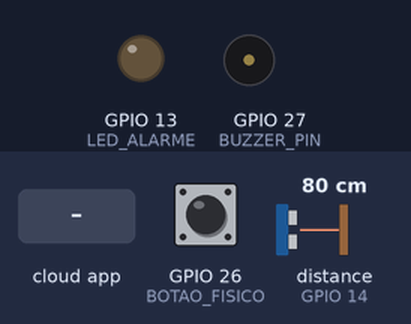
This sketch was run on a simulated ESP32. On the bench: output pins drawn as LEDs (lit = HIGH), buzzer (waves = sounding, pin HIGH). The inputs (shaded band) are chosen by the test bench; at power-on: distance to the obstacle (sensor on GPIO 14) 80 cm, GPIO 26 (BOTAO_FISICO) LOW. The echo pulse lasts 58.3 µs per cm; what the sketch prints to the serial monitor is not drawn.

Above: at 2.7 s.
2.8 s: the phone or cloud app sets botaoalarme to true
6.2 s: distance to the obstacle (sensor on GPIO 14) set to 17 cm
9.0 s: distance to the obstacle (sensor on GPIO 14) set to 13 cm
At 11.6 s:
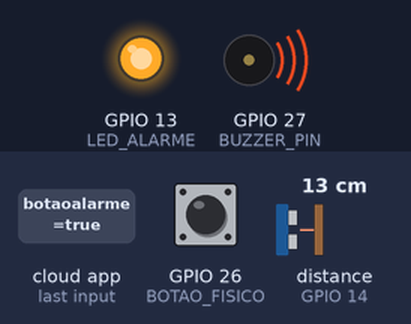
12.4 s: GPIO 26 (BOTAO_FISICO) pulled HIGH for 1.7 s
At 15.4 s:
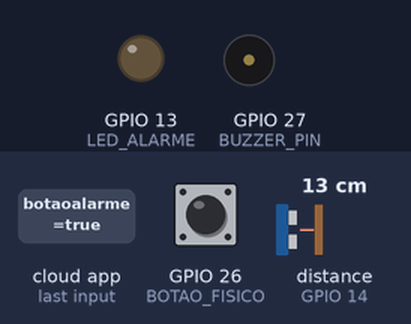
15.7 s: GPIO 26 (BOTAO_FISICO) pulled HIGH for 1.7 s
At 18.1 s:
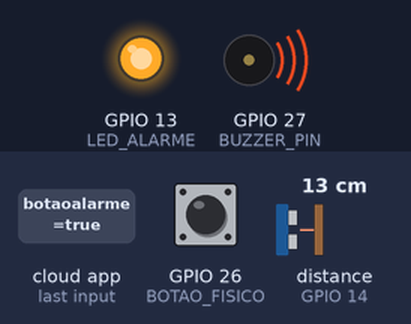
19.0 s: GPIO 26 (BOTAO_FISICO) pulled HIGH for 3.2 s
At 21.9 s:
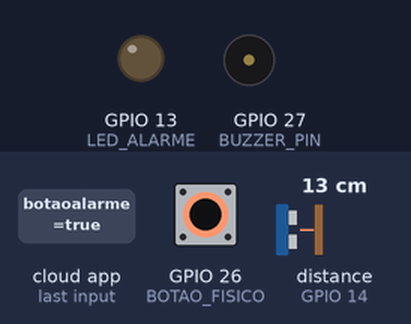
Timing chart, 0 to 23.4 s (numbered marks = the images above; inputs shaded):
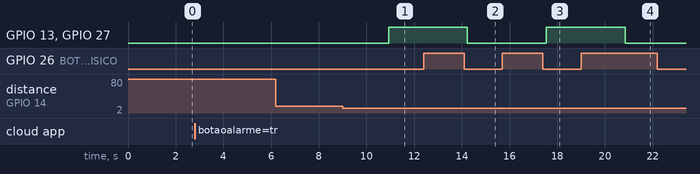

The sketch:

BotaoLed.ino
```cpp
#include <math.h>
#include "AdafruitIO_WiFi.h"
#include "NewPing.h"

#define BUZZER_PIN 27
#define LED_ALARME 13
#define LED_VERDE 33
#define LED_AMARELO 25
#define BOTAO_FISICO 26
#define TRIG_PIN 12
#define ECHO_PIN 14

// Configuração do ultrassonico
#define MAX_DISTANCE 100
NewPing sonar(TRIG_PIN, ECHO_PIN, MAX_DISTANCE);

// // Configurações da rede WIFI
#define WIFI_SSID "IIIII"
#define WIFI_PASS "bonas231"

// // Autenticação Adafruit IO
#define IO_USERNAME "Arthur_07"
#define IO_KEY ""

AdafruitIO_WiFi io(IO_USERNAME, IO_KEY, WIFI_SSID, WIFI_PASS);

// #define pinLed 14 //Pino do LED

AdafruitIO_Feed *botaoalarme = io.feed("botaoalarme");
AdafruitIO_Feed *distanciaultrassom = io.feed("distanciaultrassom");

bool alarmeAtivo = false;
unsigned int distancia = 0;
int LIMITE_DISTANCIA = 15;

void setup() {

  pinMode(BUZZER_PIN, OUTPUT);
  pinMode(LED_ALARME, OUTPUT);
  pinMode(BOTAO_FISICO, INPUT);

  // pinMode(pinLed, OUTPUT);

  Serial.begin(115200);

  while (!Serial)
    ;

  // Serial.print("Conectando ao Adafruit IO");
  io.connect();

  while (io.status() < AIO_CONNECTED) {
    Serial.print(".");
    delay(500);
  }

  Serial.println("");
  Serial.println("Adafruit Conectado");

  botaoalarme->onMessage(handleAlarme);

  Serial.println("Solicitando o estado inicial do alarme: ");
  botaoalarme->get();


  // Serial.println();
  // Serial.println(io.statusText());

  // // Configuração do callack, quando o feed receber(atualizar) um valor
  // botaoled -> onMessage(handleBotaoLed);

  // // Registra a função de callback
  // // Ela será chamada sempre que o feed receber um novo dado
}

void loop() {

  // Manter a conexão com o Adafruit IO ativa
  io.run();
  // testeBuzzer();
  // testeLed();

  // testeBotao(BOTAO_FISICO);
  Serial.print(F("Distancia lida: "));
  Serial.println(sonar.ping_cm());

  // Leitura botao fisico
  if (digitalRead(BOTAO_FISICO) == 1) {
    delay(200);
    alarmeAtivo = !alarmeAtivo;

    botaoalarme->save(alarmeAtivo ? "true" : "false");
    Serial.println(alarmeAtivo ? "Alarme ARMADO pelo botao fisico" : "Alarme DESARMADO pelo botao fisico");
  }


  distancia = sonar.ping_cm();
  Serial.print("Distancia lida: ");
  Serial.println(distancia);
  Serial.print(" cm");

  if(distancia != 0){
  // Só envia distancias válidas
  distanciaultrassom -> save(distancia);
  }

  // ativação ou desativação do alarme
  if(alarmeAtivo && distancia > 0 && distancia < LIMITE_DISTANCIA){
    ativarAlerta();
  }
  else{
    desativarAlerta();
  }

  delay(3000);
}
```

alarme.ino
```cpp
void handleAlarme(AdafruitIO_Data *data){
  String valor = data -> toString();

  Serial.print(F("Valor recebido do feed: "));
  Serial.println(valor);

  if (valor == "true"){
    alarmeAtivo = true;
    digitalWrite(LED_AMARELO, HIGH);
    digitalWrite(LED_VERDE, LOW);
    Serial.println("Alarme Armado pelo dash / app!");
  }
  else{
    alarmeAtivo = false;
    digitalWrite(LED_AMARELO, LOW);
    digitalWrite(LED_VERDE, HIGH);
    Serial.println("Alarme Desarmado pelo dash / app!");
  }
}

void ativarAlerta(){
  digitalWrite(BUZZER_PIN, HIGH);
  digitalWrite(LED_ALARME, HIGH);
}

void desativarAlerta(){
  digitalWrite(BUZZER_PIN, LOW);
  digitalWrite(LED_ALARME, LOW);
}
```

buzzer.ino
```cpp
void testeBuzzer(){
  digitalWrite(BUZZER_PIN, HIGH);
  delay(500);
  digitalWrite(BUZZER_PIN, LOW);
  delay(500);
}
```

led.ino
```cpp
void testeLed(){
  digitalWrite(LED_ALARME, HIGH);
  delay(500);
  digitalWrite(LED_ALARME, LOW);
  delay(500);
}
```

pushbutton.ino
```cpp
void testeBotao(int pinoBotao){
  Serial.print(F("Estado botao: "));
  Serial.println(digitalRead(pinoBotao));
  delay(500);
}
```

subscribe.ino
```cpp
// // Função chamada automaticamente quando o feed receber atualizações
// void handleBotaoLed(AdafruitIO_Data * data){
//   bool botao = data -> toBool();

//   Serial.print("Status: ");
//   Serial.println(botao);

//   // Lógica para acender ou não o LED
//   if(!botao){
//     digitalWrite(pinLed, HIGH);
//   }
//   else{
//     digitalWrite(pinLed, LOW);
//   }
// }
```

Measured:
- the behaviour switches between 15 and 14 cm on distance to the obstacle (sensor on GPIO 14) (found by bisection; images 0 and 1)
- after the input at 2.8 s, every drawn part: stays the same
- after the input at 6.2 s, every drawn part: stays the same
- after the input at 9.0 s, GPIO 13 (LED_ALARME), GPIO 27 (BUZZER_PIN): LOW → HIGH after 1.9 s
- after the input at 12.4 s, GPIO 13 (LED_ALARME), GPIO 27 (BUZZER_PIN): HIGH → LOW after 1.8 s
- after the input at 15.7 s, GPIO 13 (LED_ALARME), GPIO 27 (BUZZER_PIN): LOW → HIGH after 1.8 s
- after the input at 19.0 s, GPIO 13 (LED_ALARME), GPIO 27 (BUZZER_PIN): HIGH → LOW after 1.8 s
